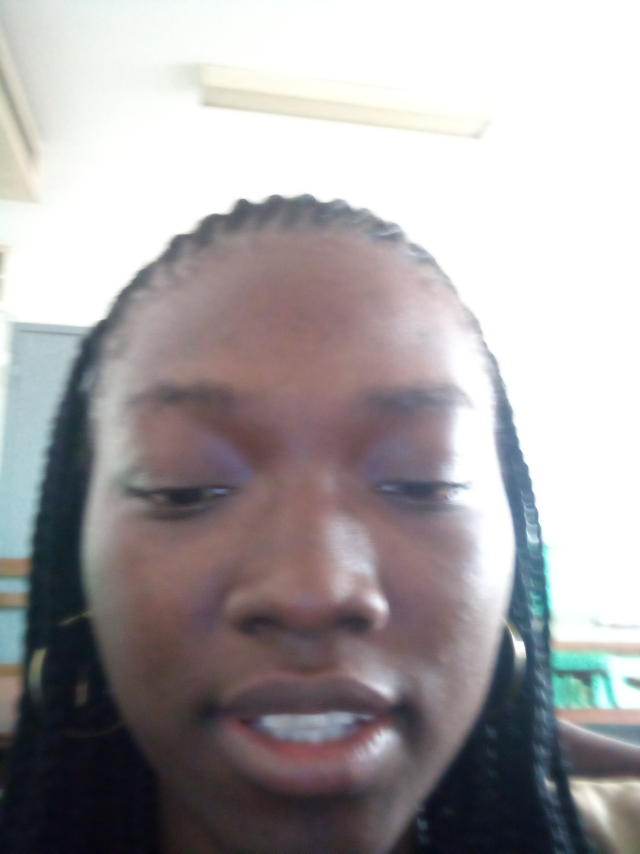
#> input picture images/1718197745914389218008840092328.jpg, 1920 x 2560 px, given in place of the camera (shown at 1/3 size)
$ python Capture.py images/1718197745914389218008840092328.jpg
#> lines starting #> are read from the running program, lines starting #| are printed output that depends on the picture
import cv2 as cv
import sys


name = sys.argv[1]

train_data_path = "dataset/train_data/"

face_classifier = cv.CascadeClassifier(cv.data.haarcascades + "haarcascade_frontalface_default.xml")
webcam = cv.VideoCapture(0)

def save_bounding_box(img, index):
    gray_img = cv.cvtColor(img, cv.COLOR_BGR2GRAY)

    faces = face_classifier.detectMultiScale(gray_img, scaleFactor=1.1, minNeighbors=4, minSize=(40, 40))

    for (x, y, w, h) in faces:
        cv.imwrite(
           train_data_path + name + str(index) + ".png",
            cv.resize(img[y:y+h, x:x+w], (224, 224))
        )
        cv.rectangle(img, (x, y), (x + w, y + h), (0, 255, 0), 1)
    return img


while True:
    index = 30
    for _ in range(index):
        result, frame = webcam.read()
        if not result:
            break # Terminate if not read successfully

        faces = save_bounding_box(frame, index - _)

        cv.imshow("Real time facial recognition", faces)

        if cv.waitKey(1) and 0xFF == ord("q"):
            break
#> this loop made 30 passes; (key q is pressed on pass 1)
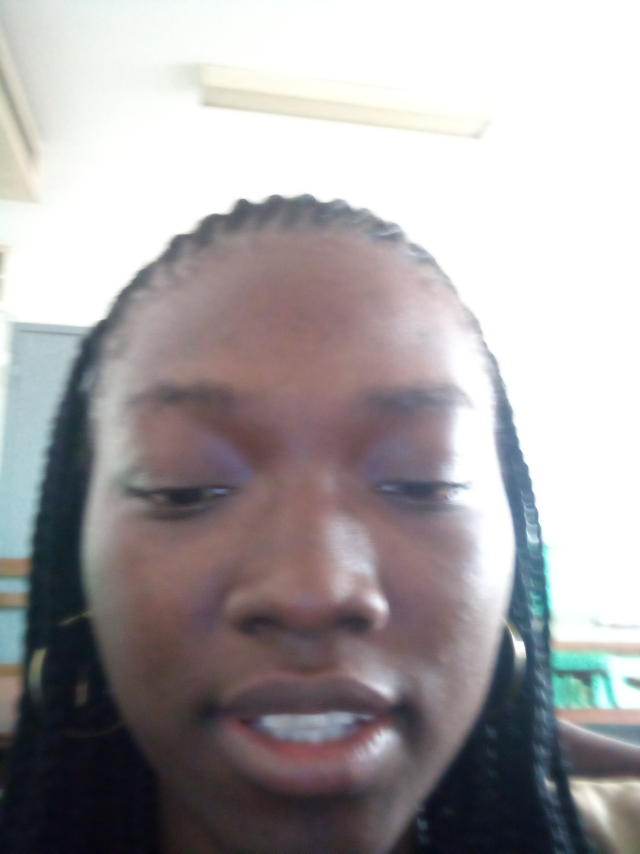
#> input picture images/1718197745914389218008840092328.jpg, 1920 x 2560 px, given in place of the camera (shown at 1/3 size)
#> pass 1, in save_bounding_box, `gray_img = cv.cvtColor(img, cv.COLOR_BGR2GRAY)`:
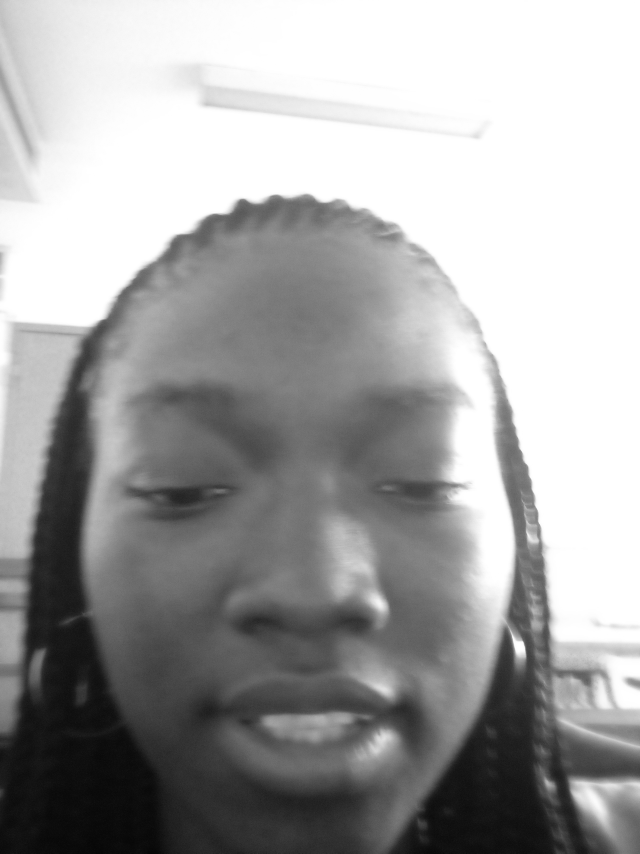
#> gray_img: shape (2560, 1920) (shown at 1/3 size); min 4, max 255, mean 163.9
#> pass 1, in save_bounding_box, `cv.imwrite( train_data_path + name + str(index) + ".png", cv.resize(im..`:
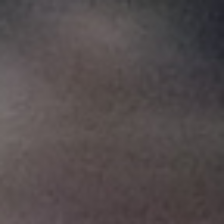
#> saved as 1718197745914389218008840092328.jpg30.png: shape (224, 224, 3); mean B, G, R 76.1, 75.3, 83

webcam.release()
cv.destroyAllWindows()
